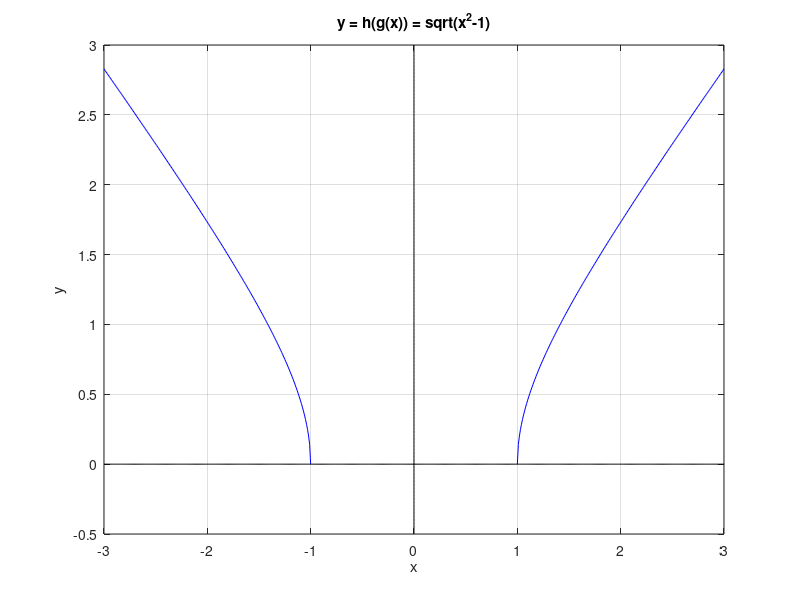

This figure's MATLAB source:
% Graph of  y = h(g(x)) = sqrt(x^2 - 1)

close all
x=1:0.01:3;
y=sqrt(x.^2-1);
plot(x,y,'b');
hold on
grid on

x=-3:0.01:-1;
y=sqrt(x.^2-1);
plot(x,y,'b');

% The x axis
x=-3:0.01:3;
y=0*x;
plot(x,y,'k')

% The y axis
y=-0.5:0.01:3;
x=0*y;
plot(x,y,'k');

% The labels and title
xlabel('x')
ylabel('y');
title('y = h(g(x)) = sqrt(x^2-1)');
